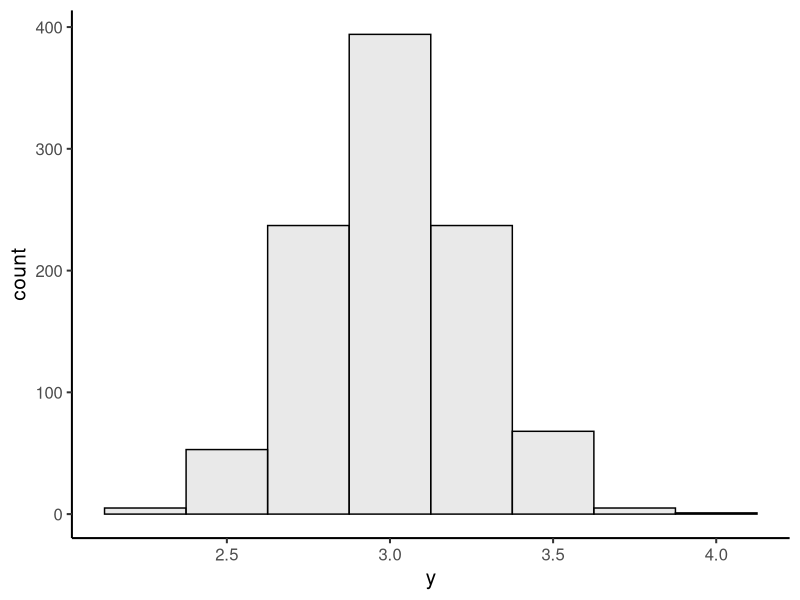

R code for this plot:
## ---- chunk 1
#| code-fold: true
#| code-summary: "Setup code"

# ------ setup for today's lecture notes ----- # 

# suppress startup messages at package load
suppressPackageStartupMessages(library(tidyverse))

# set the theme for the plots 
theme_set(theme_classic(base_size=15))

# generate 10000 y values with mean 3 and sd 0.25
data <- tibble(
    y=rnorm(1000, mean=3, sd=0.25)
) 
## ---- chunk 2
#| code-fold: true
ggplot(data=data, aes(x=y)) +
    geom_histogram(
        binwidth = 0.25,
        color="black", fill='lightgray', alpha=0.5
    ) 

## ---- chunk 3
data %>%
    summarise(
        n = n(), 
        mean = mean(y),
        median = median(y),
        sd = sd(y),
        iqr_lower = quantile(y, 0.25),
        iqr_upper = quantile(y, 0.75)
    ) 
